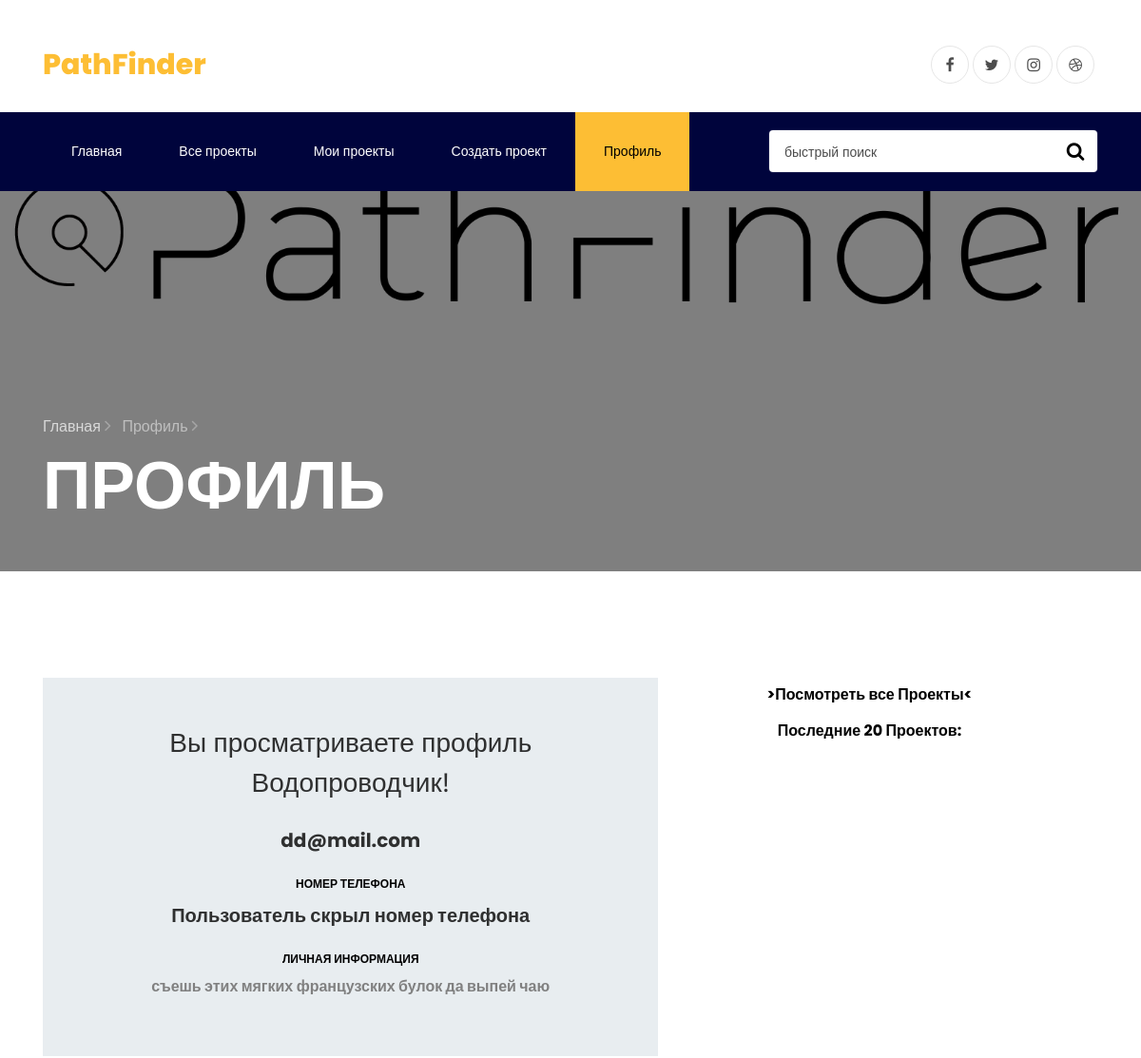
Before: /lk.php?openid=1 (upper part) with the older database file.
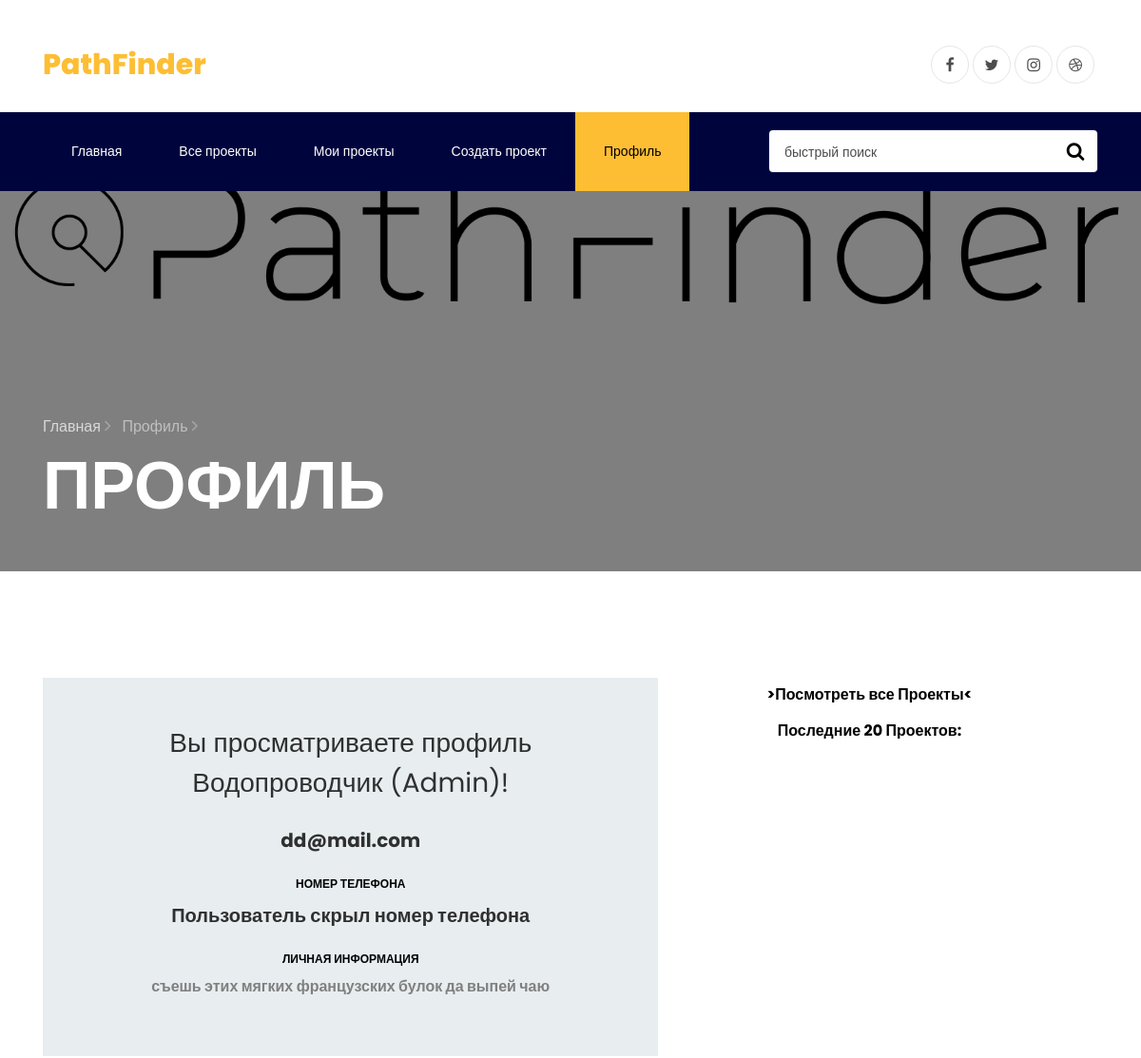
After: the same page with the newer database file.
### tables this page shows
CREATE TABLE `users` (
  `user_id` int(11) UNSIGNED NOT NULL,
  `user_login` text NOT NULL,
  `user_password` text NOT NULL,
  `user_hash` varchar(32) NOT NULL DEFAULT '',
  `user_name` text DEFAULT NULL,
  `user_phone` varchar(999) NOT NULL,
  `user_mail` mediumtext NOT NULL,
  `user_request` mediumtext NOT NULL,
  `user_about` longtext NOT NULL,
  `vision` int(11) NOT NULL
);

### main_script.php (called while the page is built, shortened)
<?php
$hashh = 0;
?>

### lk.php (the view, shortened to what this page needs)
<!DOCTYPE html>
<html lang="ru">
<?php
include 'main_script.php';
if (mysqli_query($link, "SELECT `user_id` FROM `users` WHERE `user_hash` LIKE '$hashh'")->fetch_array() != 0) {
  $resulttt = mysqli_query($link, "SELECT `user_id` FROM `users` WHERE `user_hash` LIKE '$hashh'");
  while ($dataaa = $resulttt->fetch_assoc()) {
    $userid = $dataaa['user_id'];
    $user_id = $userid;
  }
} else {
  header('Location: http://localhost/PathFinder/user.php');
}
?>
<head>
  <link rel="stylesheet" href="https://stackpath.bootstrapcdn.com/font-awesome/4.7.0/css/font-awesome.min.css">
  <link rel="stylesheet" href="css/animate.css">
  <link rel="stylesheet" href="css/owl.carousel.min.css">
  <link rel="stylesheet" href="css/owl.theme.default.min.css">
  <link rel="stylesheet" href="css/magnific-popup.css">
  <link rel="stylesheet" href="css/ionicons.min.css">
  <link rel="stylesheet" href="css/flaticon.css">
  <link rel="stylesheet" href="css/icomoon.css">
  <link rel="stylesheet" href="css/style.css">
</head>
<body>
  <div class="container pt-5">
    <div class="row justify-content-between">
      <div class="col">
        <a class="navbar-brand" href="index.php"><span> PathFinder</span></a>
      </div>
      <div class="col d-flex justify-content-end">
        <div class="social-media">
          <p class="mb-0 d-flex">
            <a href="#" class="d-flex align-items-center justify-content-center"><span class="fa fa-facebook"></span></a>
            <a href="#" class="d-flex align-items-center justify-content-center"><span class="fa fa-twitter"></span></a>
            <a href="#" class="d-flex align-items-center justify-content-center"><span class="fa fa-instagram"></span></a>
            <a href="#" class="d-flex align-items-center justify-content-center"><span class="fa fa-dribbble"></span></a>
          </p>
        </div>
      </div>
    </div>
  </div>
  <nav class="navbar navbar-expand-lg navbar-dark ftco_navbar bg-dark ftco-navbar-light" id="ftco-navbar">
    <div class="container">
      <form method="GET" class="searchform order-lg-last">
        <div class="form-group d-flex">
          <input type="text" name="search" class="form-control pl-3" placeholder="быстрый поиск">
          <button type="submit" placeholder="" class="form-control search"><span class="fa fa-search"></span></button>
        </div>
      </form>
      <div class="collapse navbar-collapse" id="ftco-nav">
        <ul class="navbar-nav mr-auto topmenu">
          <li class="nav-item"><a href="index.php" class="nav-link">Главная</a></li>
          <li class="nav-item"><a href="shop.php?category=0&page=1" class="nav-link">Все проекты </a></li>
          <?php
          if ($userid == 1) {
            echo '
						<li class="nav-item"><a href="orderinfo.php" class="nav-link">Админка</a></li>
						<li class="nav-item"><a href="contact.php" class="nav-link">Создать проект</a></li>';
          } elseif (mysqli_query($link, "SELECT `user_id` FROM `users` WHERE `user_hash` LIKE '$hashh'")->fetch_array() != 0) {
            echo '
						<li class="nav-item"><a href="cart.php" class="nav-link">Мои проекты</a></li>
						<li class="nav-item"><a href="contact.php" class="nav-link">Создать проект</a></li>';
          }
          ?>
          <li class="nav-item active"><a href="user.php" class="nav-link">Профиль</a></li>
        </ul>
      </div>
    </div>
  </nav>
  <section class="hero-wrap hero-wrap-2" style="background-image: url('images/logo3.png');"
    data-stellar-background-ratio="0.75">
    <div class="overlay"></div>
    <div class="container">
      <div class="row no-gutters slider-text align-items-end">
        <div class="col-md-9 ftco-animate pb-5">
          <p class="breadcrumbs mb-2"><span class="mr-2"><a href="index.php">Главная <i
                  class="ion-ios-arrow-forward"></i></a></span> <span>Профиль <i
                class="ion-ios-arrow-forward"></i></span></p>
          <h1 class="mb-0 bread">Профиль</h1>
        </div>
      </div>
    </div>
  </section>
  <section class="ftco-section text-center heading-section heading-section-white ftco-animate">
    <div class="container">
      <div class="row justify-content-center">
        <div class="col-md-12">
          <div class="wrapper">
            <?php
            if (isset($_GET['openid'])) {
              echo '<div class="row no-gutters mb-5">
              <div class="col-md-7">
                <div class="contact-wrap w-100 p-md-5 p-4">';
              $user_id = $_GET['openid'];
              if (isset($_GET['openid'])) {
                $date22 = mysqli_query($link, "SELECT `user_name` FROM `users` WHERE `user_id` LIKE '$user_id'");
                while ($date11 = $date22->fetch_assoc()) {
                  $date9 = $date11['user_name'];
                  echo '<h3 class="mb-4">Вы просматриваете профиль  ' . $date9 . '!</h3>';
                }
              }
            }
            echo '<div id="form-message-warning" class="mb-4"></div>
                  <div id="form-message-success" class="mb-4">
                  </div>
                  <form method="POST" id="contactForm" name="contactForm" class="contactForm">
                    <div class="row">
                      <div class="col-md-12">
                        <div class="form-group">';
            if (isset($_GET['openid'])) {
              $date2 = mysqli_query($link, "SELECT `user_mail` FROM `users` WHERE `user_id` LIKE '$user_id'");
              while ($date1 = $date2->fetch_assoc()) {
                $date = $date1['user_mail'];
                echo '<h5 class="font-weight-bold">' . $date . '</h5>';
              }
              echo '</div>
              </div>
              <div class="col-md-12">
                <div class="form-group">
                  <label class="label" for="name">Номер телефона</label>';
            }
            if (isset($_GET['openid'])) {
              $date2 = mysqli_query($link, "SELECT `user_phone` FROM `users` WHERE `user_id` LIKE '$user_id'");
              while ($date1 = $date2->fetch_assoc()) {
                $date = $date1['user_phone'];
                $vision2 = mysqli_query($link, "SELECT `vision` FROM `users` WHERE `user_id` LIKE '$user_id'");
                while ($vision1 = $vision2->fetch_assoc()) {
                  $vision = $vision1['vision'];
                }
                if ($vision == 1) {
                  echo '<h5 class="font-weight-bold">' . $date . '</h5>';
                } else {
                  echo '<h5 class="font-weight-bold">Пользователь скрыл номер телефона</h5>';
                }
              }
              echo '</div>
              </div>
              <div class="col-md-12">
                <div class="form-group">
                  <label class="label" for="name">Личная информация</label>';
              $date2 = mysqli_query($link, "SELECT `user_about` FROM `users` WHERE `user_id` LIKE '$user_id'");
              while ($date1 = $date2->fetch_assoc()) {
                $date = $date1['user_about'];
                echo '<h6 class="font-weight-bold">' . $date . '</h6>';
              }
              echo '
          </div>
        </div>
              </div>
              </form>
            </div>
            </div>
            <div class="col-md-13 text-center heading-section heading-section-white ftco-animate">';
              $result = mysqli_query($link, "SELECT `user_id` FROM `users` WHERE `user_hash` LIKE '$hashh'");
              while ($data = $result->fetch_assoc()) {
                $userid = $data['user_id'];
                if ($userid == 1) {
                  echo '<a href="orderinfo.php" class="py-1 d-block subheading ">>Посмотреть все Проекты<</a>
                    <span class="subheading">Последние 20 Проектов:</span>
                    <div class="text mt-3 text-center">';
                }
              }
              echo ' </div>
                  </div>
                  ';
            }
            ?>
          </div>
  </section>
</body>
</html>

Changed rows visible on the page:
changed users "dd@mail.com": user_name "Водопроводчик" → "Водопроводчик (Admin)"
